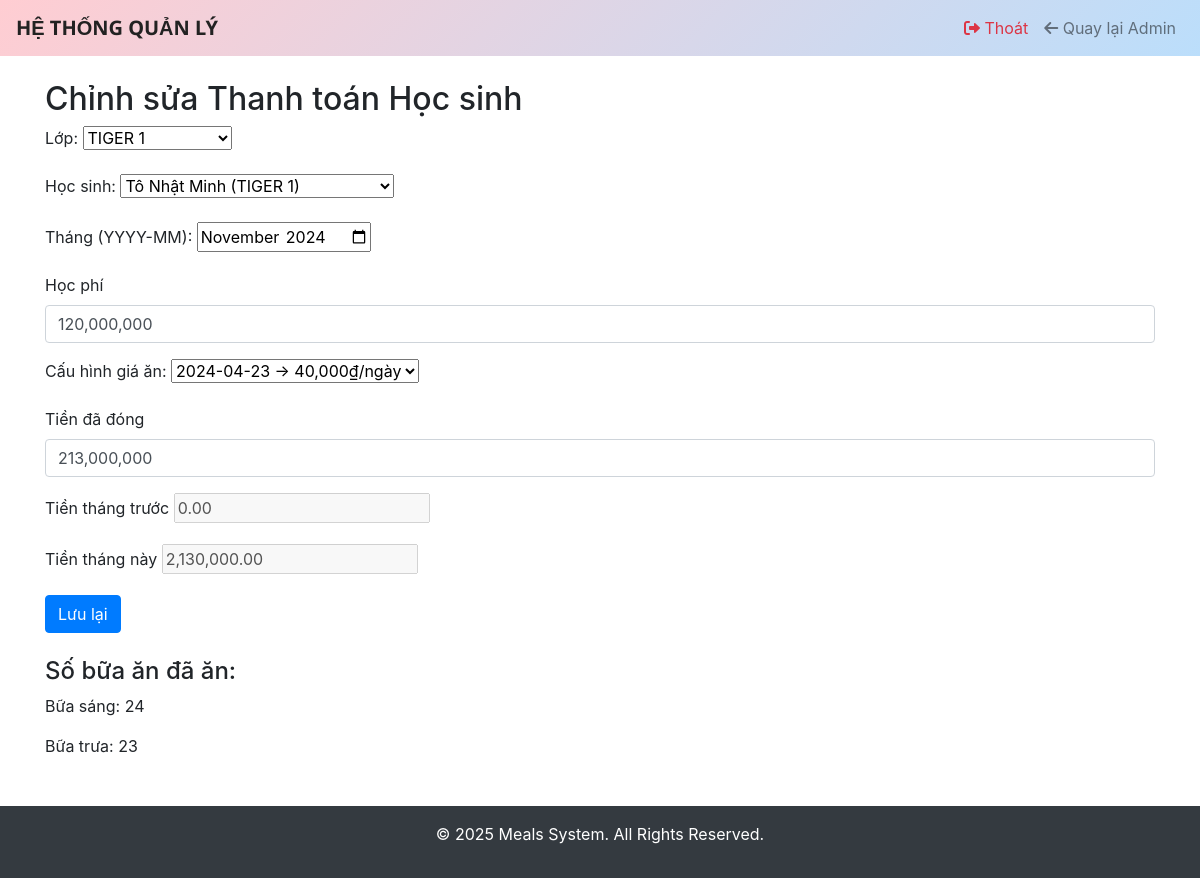
Screenshot of /meals/student-payment/edit/288/ (signed in) with the database file from the repository.
### meals/models.py (models this page shows, shortened)
class StudentPayment(models.Model):
    class Meta:
        unique_together = ('student', 'month')
        verbose_name = "Công nợ học sinh"
        verbose_name_plural = "Công nợ học sinh"
        permissions = [
            ("view_statistics", "Có thể xem thống kê"),
        ]
    student = models.ForeignKey(
        'Student',
        on_delete=models.CASCADE,
        verbose_name="Học sinh"
    )
    month = models.CharField(
        max_length=7,
        verbose_name="Tháng",
        help_text="Chọn tháng theo định dạng YYYY‑MM"
    )
    tuition_fee = models.DecimalField(
        max_digits=10,
        decimal_places=2,
        verbose_name="Học phí"
    )
    amount_paid = models.DecimalField(
        max_digits=10,
        decimal_places=2,
        verbose_name="Số tiền đã đóng"
    )
    remaining_balance = models.DecimalField(
        max_digits=10,
        decimal_places=2,
        null=True,
        blank=True,
        verbose_name="Số dư"
    )
    meal_price = models.ForeignKey(
        MealPrice,
        on_delete=models.PROTECT,
        verbose_name="Cấu hình giá ăn",
        help_text="Chọn cấu hình giá ăn áp dụng cho tháng này"
    )

### meals/views.py (the view)
# urls.py: path('student-payment/edit/', login_required(views.student_payment_edit), name='student_payment_edit'),
@login_required(login_url='login')
@permission_required('meals.change_studentpayment', raise_exception=True)
def student_payment_edit(request, pk=None):
    classrooms = ClassRoom.objects.all()
    payment = get_object_or_404(StudentPayment, pk=pk) if pk else None
    if request.method == "POST":
        student_id = request.POST.get('student')
        month_val  = request.POST.get('month')
        dup_qs = StudentPayment.objects.filter(student_id=student_id, month=month_val)
        if payment:
            dup_qs = dup_qs.exclude(pk=payment.pk)
        duplicate = dup_qs.first()
        form_instance = duplicate if duplicate else payment
        form = StudentPaymentForm(request.POST, instance=form_instance)
        if form.is_valid():
            saved = form.save()
            AuditLog.objects.create(
                user    = request.user,
                action  = 'change',
                path    = request.path,
                data    = json.dumps({
                    'model':           'studentpayment',
                    'object_id':       saved.pk,
                    'student_name':    saved.student.name,
                    'classroom_name':  saved.student.classroom.name,
                    'tuition_fee': format(saved.tuition_fee, ",.2f"),
                    'amount_paid': format(saved.amount_paid, ",.2f"),
                    'meal_price':  format(saved.meal_price.daily_price, ",.2f") if saved.meal_price else "0.00",
                    'month':           month_val,
                }, ensure_ascii=False)
            )
            if duplicate and payment and duplicate.pk != payment.pk:
                payment.delete()
            payments = list(
                StudentPayment.objects
                .filter(student=saved.student)
                .order_by('month')
            )
            prior = Decimal('0')
            for p in payments:
                year, mon = map(int, p.month.split('-'))
                recs = MealRecord.objects.filter(
                    student=p.student,
                    date__year=year, date__month=mon,
                    meal_type__in=['Bữa sáng','Bữa trưa']
                ).filter(
                    Q(status='Đủ') | Q(status='Thiếu', non_eat=2)
                )
                meal_cost = sum(
                    p.meal_price.breakfast_price if r.meal_type=='Bữa sáng' else p.meal_price.lunch_price
                    for r in recs
                )
                p.remaining_balance = (
                    p.amount_paid
                    - p.tuition_fee
                    - meal_cost
                    +prior
                )
                prior = p.remaining_balance
            with transaction.atomic():
                StudentPayment.objects.bulk_update(payments, ['remaining_balance'])
            messages.success(request, "Lưu thành công")
            return redirect(request.path)
        else:
            errs = sum(form.errors.values(), [])
            messages.error(request, "Lỗi: " + "; ".join(errs))
    else:
        form = StudentPaymentForm(instance=payment)
    breakfast_count = lunch_count = 0
    if form.instance and form.instance.pk:
        y, mon = map(int, form.instance.month.split('-'))
        breakfast_count = MealRecord.objects.filter(
            student=form.instance.student,
            date__year=y, date__month=mon,
            meal_type='Bữa sáng'
        ).filter(Q(status='Đủ')|Q(status='Thiếu', non_eat=2)).count()
        lunch_count = MealRecord.objects.filter(
            student=form.instance.student,
            date__year=y, date__month=mon,
            meal_type='Bữa trưa'
        ).filter(Q(status='Đủ')|Q(status='Thiếu', non_eat=2)).count()
    return render(request, 'payments/student_payment_form.html', {
        'form':            form,
        'classrooms':      classrooms,
        'is_edit':         bool(payment),
        'breakfast_count': breakfast_count,
        'lunch_count':     lunch_count,
    })

### meals/models.py (called while the page is built)
    def __str__(self):
        return f"{self.effective_date:%Y-%m-%d} → {self.daily_price:,}₫/ngày"

    def __str__(self):
        return self.name

    def __str__(self):
        return f"{self.name} ({self.classroom})"

### meals/templates/payments/student_payment_form.html (shortened to what this page needs)
{% extends "layout.html" %}
{% load static %}
{% block content %}
<h2>Chỉnh sửa Thanh toán Học sinh</h2>
<form method="post" id="payment-form">
    <div class="form-group">
        {{ form.classroom.label_tag }}
        {{ form.classroom }}
    </div>
    <div class="form-group">
        {{ form.student.label_tag }}
        {{ form.student }}
    </div>
    <div class="form-group">
        {{ form.month.label_tag }}
        {{ form.month }}
    </div>
    <div class="form-group">
        <label for="id_tuition_fee">{{ form.tuition_fee.label }}</label>
        <input type="text" id="id_tuition_fee" name="tuition_fee" class="form-control money"
               value="{{ form.tuition_fee.value|default_if_none:'' }}">
    </div>
    <div class="form-group">
        {{ form.meal_price.label_tag }}
        {{ form.meal_price }}
    </div>
    <div class="form-group">
        <label for="id_amount_paid">{{ form.amount_paid.label }}</label>
        <input type="text" id="id_amount_paid" name="amount_paid" class="form-control money"
               value="{{ form.amount_paid.value|default_if_none:'' }}">
    </div>
    <div class="form-group">
        <label for="id_prev_month_balance">Tiền tháng trước</label>
        {{ form.prev_month_balance }}
    </div>
    <div class="form-group">
        <label for="id_current_month_payment">Tiền tháng này</label>
        {{ form.current_month_payment }}
    </div>
    <button type="submit" class="btn btn-primary">Lưu lại</button>
</form>
<div id="meal-counts" class="mt-4">
    <h4>Số bữa ăn đã ăn:</h4>
    <p>Bữa sáng: <span id="breakfast_count">{{ breakfast_count|default:"0" }}</span></p>
    <p>Bữa trưa: <span id="lunch_count">{{ lunch_count|default:"0" }}</span></p>
</div>
{% endblock %}

### templates/layout.html (shortened to what this page needs)
{% load static %}
<!DOCTYPE html>
<html lang="vi">
<head>
  <link
    rel="stylesheet"
    href="https://stackpath.bootstrapcdn.com/bootstrap/4.5.2/css/bootstrap.min.css"
  >
  <link
    rel="stylesheet"
    href="https://cdnjs.cloudflare.com/ajax/libs/font-awesome/6.0.0-beta3/css/all.min.css"
  />
  <link rel="stylesheet" href="{% static 'css/style.css' %}">
</head>
<body>
  <nav class="navbar navbar-expand-lg navbar-light">
    <a class="navbar-brand" href="{% url 'home' %}">HỆ THỐNG QUẢN LÝ</a>
    <div class="collapse navbar-collapse" id="navbarNav">
      <ul class="navbar-nav ml-auto">
        {% if user.is_authenticated %}
          <li class="nav-item">
            <a class="nav-link text-danger" href="{% url 'logout' %}">
              <i class="fas fa-sign-out-alt"></i> Thoát
            </a>
          </li>
          {% if user.is_staff %}
            <li class="nav-item">
              <a class="nav-link" href="{% url 'admin:index' %}">
                <i class="fas fa-arrow-left"></i> Quay lại Admin
              </a>
            </li>
          {% endif %}
        {% endif %}
      </ul>
    </div>
  </nav>
  <div class="container mt-4">
    {% block content %}{% endblock %}
  </div>
  <footer class="bg-dark text-white text-center py-3 mt-5">
    <div class="container">
      <p>&copy; {% now "Y" as current_year %}{{ current_year }} Meals System. All Rights Reserved.</p>
    </div>
  </footer>
</body>
</html>

### templates/layout.html (style rules this page uses)
:root { --nav-gradient-start: #FFCDD2; --nav-gradient-end: #BBDEFB; }
.navbar { background: linear-gradient(135deg, var(--nav-gradient-start), var(--nav-gradient-end)) !important; }
.navbar .navbar-brand { font-family: 'Noto Sans', sans-serif; font-weight: 700; color: #222 !important; }

### rows the page displays
StudentPayment: student "Tô Nhật Minh (TIGER 1)", month "2024-11", tuition_fee "120,000,000", meal_price "2024-04-23 → 40,000₫/ngày", amount_paid "213,000,000"

### other values shown
{{ breakfast_count|default:"0" }} "24"
{{ lunch_count|default:"0" }} "23"
{{ current_year }} "2025"
